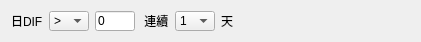
       <widget class="QWidget" name="widget_19" native="true">
        <property name="geometry">
         <rect>
          <x>0</x>
          <y>450</y>
          <width>421</width>
          <height>40</height>
         </rect>
        </property>
        <layout class="QHBoxLayout" name="horizontalLayout_130">
         <item>
          <layout class="QHBoxLayout" name="horizontalLayout_30">
           <item>
            <widget class="QLabel" name="label_77">
             <property name="text">
              <string>日DIF</string>
             </property>
            </widget>
           </item>
           <item>
            <widget class="QComboBox" name="comboBox_28">
             <property name="sizePolicy">
              <sizepolicy hsizetype="Preferred" vsizetype="Fixed">
               <horstretch>0</horstretch>
               <verstretch>0</verstretch>
              </sizepolicy>
             </property>
             <property name="minimumSize">
              <size>
               <width>40</width>
               <height>20</height>
              </size>
             </property>
             <property name="maximumSize">
              <size>
               <width>40</width>
               <height>20</height>
              </size>
             </property>
             <item>
              <property name="text">
               <string>&gt;</string>
              </property>
             </item>
             <item>
              <property name="text">
               <string>&gt;=</string>
              </property>
             </item>
             <item>
              <property name="text">
               <string>&lt;</string>
              </property>
             </item>
             <item>
              <property name="text">
               <string>&lt;=</string>
              </property>
             </item>
             <item>
              <property name="text">
               <string>&lt;&gt;</string>
              </property>
             </item>
             <item>
              <property name="text">
               <string>=</string>
              </property>
             </item>
            </widget>
           </item>
           <item>
            <widget class="QLineEdit" name="lineEdit_10">
             <property name="minimumSize">
              <size>
               <width>40</width>
               <height>20</height>
              </size>
             </property>
             <property name="maximumSize">
              <size>
               <width>40</width>
               <height>20</height>
              </size>
             </property>
             <property name="text">
              <string>0</string>
             </property>
            </widget>
           </item>
           <item>
            <widget class="QLabel" name="label_41">
             <property name="text">
              <string> 連續</string>
             </property>
            </widget>
           </item>
           <item>
            <widget class="QComboBox" name="comboBox_29">
             <property name="sizePolicy">
              <sizepolicy hsizetype="Preferred" vsizetype="Fixed">
               <horstretch>0</horstretch>
               <verstretch>0</verstretch>
              </sizepolicy>
             </property>
             <property name="minimumSize">
              <size>
               <width>40</width>
               <height>20</height>
              </size>
             </property>
             <property name="maximumSize">
              <size>
               <width>40</width>
               <height>20</height>
              </size>
             </property>
             <item>
              <property name="text">
               <string>1</string>
              </property>
             </item>
             <item>
              <property name="text">
               <string>2</string>
              </property>
             </item>
             <item>
              <property name="text">
               <string>3</string>
              </property>
             </item>
             <item>
              <property name="text">
               <string>4</string>
              </property>
             </item>
             <item>
              <property name="text">
               <string>5</string>
              </property>
             </item>
             <item>
              <property name="text">
               <string>6</string>
              </property>
             </item>
             <item>
              <property name="text">
               <string>7</string>
              </property>
             </item>
             <item>
              <property name="text">
               <string>8</string>
              </property>
             </item>
             <item>
              <property name="text">
               <string>9</string>
              </property>
             </item>
             <item>
              <property name="text">
               <string>10</string>
              </property>
             </item>
            </widget>
           </item>
           <item>
            <widget class="QLabel" name="label_42">
             <property name="minimumSize">
              <size>
               <width>40</width>
               <height>20</height>
              </size>
             </property>
             <property name="maximumSize">
              <size>
               <width>40</width>
               <height>20</height>
              </size>
             </property>
             <property name="text">
              <string>天</string>
             </property>
            </widget>
           </item>
          </layout>
         </item>
         <item>
          <spacer name="horizontalSpacer_17">
           <property name="orientation">
            <enum>Qt::Horizontal</enum>
           </property>
           <property name="sizeHint" stdset="0">
            <size>
             <width>40</width>
             <height>20</height>
            </size>
           </property>
          </spacer>
         </item>
        </layout>
       </widget>
